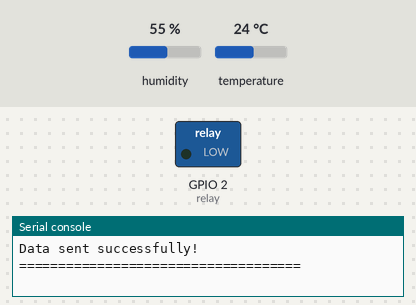
Bench run of a program on a simulated ESP32 board running MicroPython. Parts: switched loads named in the program (green lamp = pin HIGH), the last lines printed to the serial console. Inputs (shaded band) come from the test bench; at power-on: humidity 55 %, temperature 24 °C. WiFi joins after 1.5 s; requests to the public web service named in the program get a made-up reply in its usual format after 0.4 s (London, UTC, broken clouds, 64 % humidity, 1013 hPa unless stated).

Above: at 2.7 s.
2.8 s: humidity set to 69 %
8.9 s: humidity set to 73 %
At 13.5 s:
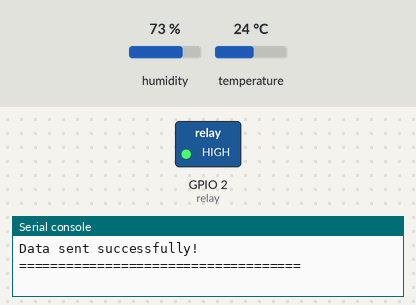
15.0 s: humidity set to 22 %
At 18.5 s:
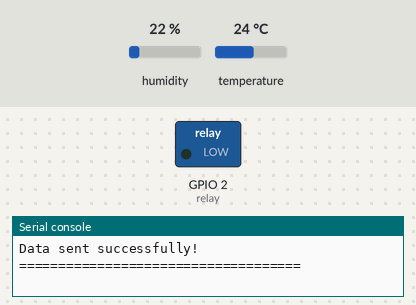
21.1 s: humidity set to 88 %
At 23.5 s:
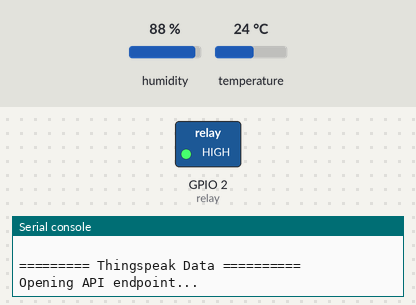
Timing chart, 0 to 25.0 s (numbered marks = the images above; inputs shaded):
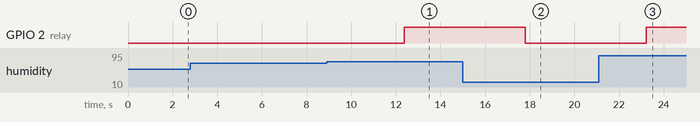

Measured:
- the behaviour switches between 70 and 71 % on humidity (found by bisection; images 0 and 1)
- after the input at 8.9 s, GPIO 2 (relay): LOW → HIGH after 3.5 s
- after the input at 15.0 s, GPIO 2 (relay): HIGH → LOW after 2.8 s
- after the input at 21.1 s, GPIO 2 (relay): LOW → HIGH after 2.1 s

The program:

main.py
```python
#           Author: Kauan Schaeffer             #
# Description: Program to collect the temper... #
# ...ature and humidty, sending data to Thing.. #
# ..speak server                                #

# Imports area
from measurer_lib import measure
from wifi_lib import connect, send_data
import time

result = connect("Oi_DB09", "zncp32Fa") #Connect to WIFI

if not result.isconnected(): #If connection fail abort program
    print('Connection failed!')
    print('Aborting execution...')
elif result.isconnected():
    print('Connected successfully!\n')
    while True: # While true, keep measuring
        c_temperature, c_humidity = measure()

        print('========= Temperature Data =========')
        print("  Temperature = {} | Humidity = {}".format(c_temperature, c_humidity))
        print('====================================\n')

        send_data(c_temperature, c_humidity) #Send data to server
        time.sleep(5)
        print('\n\n')
```

measurer_lib.py
```python
#           Author: Kauan Schaeffer             #
# Description: Measure temperature and humidity #
# with DHT11 sensor and controll relay          #

def connect_devices():
    import machine # Lib used to controll devices
    relay = machine.Pin(2, machine.Pin.OUT)

    import dht # Lib used to controll the DHT11
    dht11 = dht.DHT11(machine.Pin(4))

    return relay, dht11

def measure():
    relay, dht11 = connect_devices()

    dht11.measure() #Measure the enviroment
    current_temperature = dht11.temperature()
    current_humidity = dht11.humidity()

    if (current_temperature > 31) or (current_humidity > 70):
        relay.value(1) # Turn relay on if temperature greater than 31 or humidity greater than 70%
    else:
        relay.value(0)

    return current_temperature, current_humidity
```

wifi_lib.py
```python
#           Author: Kauan Schaeffer             #
# Description: Connect ESP32 microprocessor     #
# into a WIFI network and send data to server   #

def connect(ssid, password):
    import network #Lib used to connect into networks
    import time

    print("Connecting...")

    station = network.WLAN(network.STA_IF) #Connecting and activating the ESP32 into WLAN network
    station.active(True)
    station.connect(ssid, password)

    for t in range(50):
        if station.isconnected():
            break
        time.sleep(0.1)
    return station

def send_data(c_temperature, c_humidity):
    import urequests

    print('========= Thingspeak Data ==========')
    print("Opening API endpoint...")

    #Request to server API
    response = urequests.get("http://api.thingspeak.com/update?api_key=SNUDWZOU5C89BLZQ&field1={}&field2={}".format(c_temperature, c_humidity))
    if response.text:
        print("Data sent successfully!")
        print('====================================\n')
    else:
        print("Couldn't connect to Thingspeak")
        print('====================================\n')

# More interesting methods from network lib

#station.disconnect() --> Disconnect
#station.scan() --> Scan for WIFI Networks
#station.ifconfig() --> Check IP's: esp32 ip / ipmask / default gateway / dns ip
```
